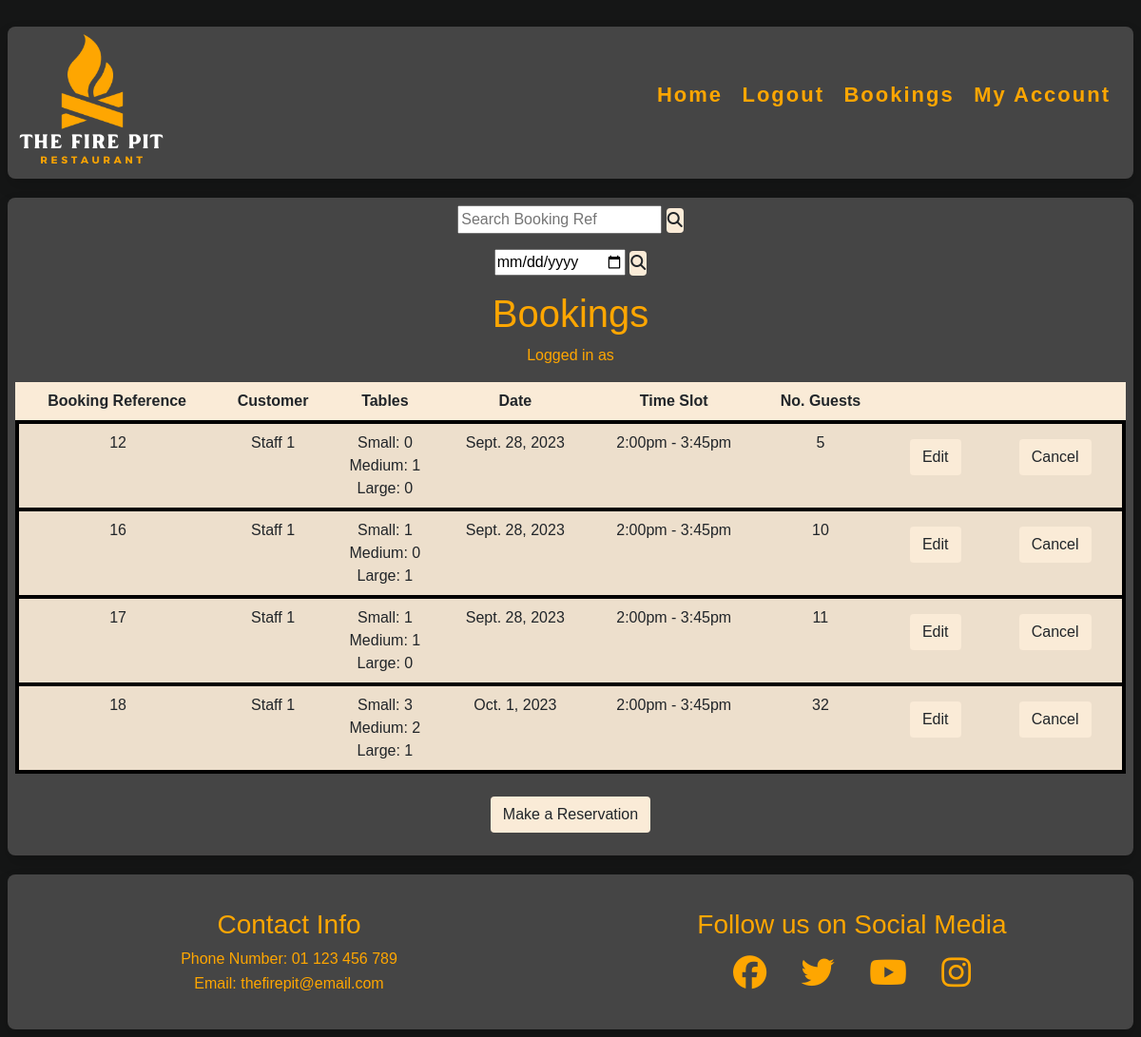
The page /booking/bookings (signed in) on the database its author committed.
### booking/models.py (models this page shows, shortened)
class Booking(models.Model):
    customer = models.ForeignKey(
        User, on_delete=models.CASCADE, related_name="customer")
    booking_name = models.CharField(max_length=25)
    tables_needed_small = models.IntegerField(default=0)
    tables_needed_medium = models.IntegerField(default=0)
    tables_needed_large = models.IntegerField(default=0)
    guest_count = models.IntegerField(default=2)
    booking_date = models.DateField()
    booking_time = models.IntegerField(choices=TIME_SLOTS, default=1)
    class Meta:
        ordering = ['booking_date', 'booking_time']

### booking/views.py (the view)
class booking_home_page(LoginRequiredMixin, ListView):
    model = Booking
    template_name = 'booking/booking_home.html'
    def get_queryset(self):
        if self.request.user.is_staff:
            search_booking_ref = self.request.GET.get('booking_reference')
            search_dates = self.request.GET.get('date')
            if search_booking_ref:
                return Booking.objects.filter(id=search_booking_ref)
            if search_dates:
                return Booking.objects.filter(booking_date=search_dates)
            return Booking.objects.filter(
                booking_date__gt=(date.today()-timedelta(days=1))
                )
        else:
            return Booking.objects.filter(
                customer=self.request.user,
                booking_date__gt=(date.today()-timedelta(days=1))
                )

### booking/templates/booking/booking_home.html (shortened to what this page needs)
{% extends "base.html" %}
{% load static %}
{% block content %}
<div class='content-block'>
    {% if request.user.is_staff %}
        <form method='GET' class="mb-3">
            <input type='text' name='booking_reference' value='{{ request.GET.booking_reference }}' autocomplete="off" aria-label="Search Booking by reference"
                placeholder="Search Booking Ref">
            <button class="btn p-0 search-btn" type='submit' value="Search Booking by ref" aria-label="Click to search by booking ref">
                <i class="fas fa-search"></i>
            </button>
        </form>
        <form method='GET' class="mb-3">
            <input type='date' name='date' value='{{ request.GET.date }}' autocomplete="off" aria-label="Search Bookings by date"
                placeholder="Search Booking Date">
            <button class="btn p-0 search-btn" type='submit' value="Search Booking by ref" aria-label="Click to search by date">
                <i class="fas fa-search"></i>
            </button>
        </form>
    {% endif %}
    <div>
        <h1 class="text-center">
            {% if request.user.is_staff %}
            Bookings
            {% else %}
            My Bookings
            {% endif %}
        </h1>
        <p>Logged in as {{user.first_name}} {{user.last_name}}</p>
        {% if object_list|length > 0 %}
            <table class="table table-striped table-hover">
                <thead>
                    <tr>
                        <th>Booking Reference</th>
                        {% if request.user.is_staff %}
                            <th>Customer</th>
                            <th>Tables</th>
                        {% else %}
                            <th>Booking Name</th>
                        {% endif %}
                        <th>Date</th>
                        <th>Time Slot</th>
                        <th>No. Guests</th>
                        <th><span class="sr-only">Edit Button Column</span></th>
                        <th><span class="sr-only">Delete Button Column</span></th>
                    </tr>
                </thead>
                {% for booking in object_list %}
                <tbody>
                    <tr>
                        <td>
                            {{ booking.pk }}
                        </td>
                        {% if request.user.is_staff %}
                            <td>
                                {{ booking.customer.first_name }} {{ booking.customer.last_name }}
                            </td>
                            <td class="tables">
                                <div class="tables_info">Small: {{ booking.tables_needed_small }}</div>
                                <div class="tables_info">Medium: {{ booking.tables_needed_medium }}</div>
                                <div class="tables_info">Large: {{ booking.tables_needed_large }}</div>
                            </td>
                        {% else %}
                            <td>
                                {{ booking.booking_name }}
                            </td>
                        {% endif %}
                        <td>
                            {{ booking.booking_date }}
                        </td>
                        <td>
                            {{ booking.get_booking_time_display }}
                        </td>
                        <td>
                            {{ booking.guest_count }}
                        </td>
                        <td>
                            <a href="{% url 'edit_booking' booking.id %}" class="btn m-2">Edit</a>
                        </td>
                        <td>
                            <a href="{% url 'delete_booking' booking.id %}" class="btn m-2">Cancel</a>
                        </td>
                    </tr>
                </tbody>
                {% endfor %}
            {% else %}
            <p>There are no bookings here</p>
            {% if request.user.is_staff %}
                <a href="{% url 'booking_home' %}">Reset</a>
            {% endif %}
            {% endif %}
        </table>
    </div>
    <div>
        <a href="{% url 'create_booking' %}" class="btn m-2">Make a Reservation</a>
    </div>
</div>
{%endblock%}

### templates/base.html (shortened to what this page needs)
{% load static %}
<!DOCTYPE html>
<html lang="en">
<head>
    {% block css %}
    <link href="https://cdn.jsdelivr.net/npm/bootstrap@5.0.2/dist/css/bootstrap.min.css" rel="stylesheet">
    <link rel="stylesheet" href="{% static 'css/style.css' %}">
    {% endblock %}
</head>
<body>
    {% include 'includes/header.html' %}
    <main>
        <div class="shadow">
        {% block content %}
        {% endblock content %}
        </div>
    </main>
    {% include 'includes/footer.html' %}
</body>
</html>

### templates/includes/header.html (shortened to what this page needs)
{% load static %}
<header class="shadow">
    <a href="{% url 'home' %}">
        <img src="{% static 'images/the_fire_pit_logo.png' %}" alt="The Fire Pit Logo" id="logo">
    </a>
    <nav id="menu">
        <ul>
            <li>
                <a href="{% url 'home' %}">Home</a>
            </li>
            {% if user.is_authenticated %}
            <li>
                <a href="{% url 'account_logout' %}">Logout</a>
            </li>
            <li>
                <a href="{% url 'booking_home' %}">{% if request.user.is_staff %}Bookings{% else %}My Bookings{% endif %}</a>
            </li>
            <li>
                <a href="{% url 'my_account' %}">My Account</a>
            </li>
            {% endif %}
        </ul>
    </nav>
</header>

### templates/includes/footer.html (shortened to what this page needs)
{% load static %}
<footer class="shadow">
    <div class="contact-info align-center">
        <h3>Contact Info</h3>
        <p>Phone Number: 01 123 456 789</p>
        <p>Email: thefirepit@email.com</p>
    </div>
    <div class="social-media align-center">
        <h3>Follow us on Social Media</h3>
        <ul>
            <li><a href="https://facebook.com" target="_blank" rel="noopener"
                    aria-label="Visit our Facebook page (opens a new tab)"><i class="fa-brands fa-facebook"></i></a>
            </li>
            <li><a href="https://twitter.com" target="_blank" rel="noopener"
                    aria-label="Visit our Twitter page (opens a new tab)"><i class="fa-brands fa-twitter"></i></a>
            </li>
            <li><a href="https://youtube.com" target="_blank" rel="noopener"
                    aria-label="Visit our youtube page (opens a new tab)"><i class="fa-brands fa-youtube"></i></a>
            </li>
            <li><a href="https://instagram.com" target="_blank" rel="noopener"
                    aria-label="Visit our Instagram page (opens a new tab)"><i class="fa-brands fa-instagram"></i></a>
            </li>
        </ul>
    </div>
</footer>

### static/css/style.css (style rules this page uses)
body { font-family: Nunito, sans-serif; font-weight: 300; background-color: #151616; color: #fea601; max-width: 1200px; padding: 8px; width: 100%; margin: auto; }
.align-center { text-align: center; }
.shadow { border-radius: 8px; box-shadow: 4px 4px; margin-top: 20px; background-color: #454545 }
header { display: flex; background-color: #454545; width: 100%; margin: auto; max-height: 160px; }
header ul { padding: 0; }
#logo { margin-left: 8px; max-height: 160px; }
#menu { text-align: right; display: flex; justify-content: flex-end; align-items: center; width: 100%; }
#menu li { display: block; height: 100%; margin: 20px 24px; letter-spacing: 2px; line-height: 16px; font-size: 22px; list-style-type: none; }
#menu a { text-decoration: none; color: #fea601; font-weight: bold; }
footer { display: flex; flex-direction: column; background-color: #151616; width: 100%; margin: auto; padding: 0 0 16px; }
footer h3 { margin-top: 6%; margin-bottom: 8px; }
footer ul { padding: 8px; }
.contact-info { color: #fea601; width: 100%; }
.contact-info p { margin: 2px; }
.social-media { color: #fea601; width: 100%; justify-content: center; }
.social-media li { padding: 16px; display: inline; }
.social-media i { font-size: 220%; text-decoration: none; color: #fea601; }
.content-block { width: 100%; padding: 8px; margin: auto; padding-bottom: 16px; text-align: center; }
ul { padding: 0; }
ul li { list-style-type: none; }
@media only screen and (min-width: 650px) { #menu li { display: inline-block; margin: 8px; } }
@media only screen and (min-width: 650px) { #menu ul { margin-right: 16px; } }
@media only screen and (min-width: 650px) { footer { display: flex; justify-content: space-between; flex-direction: row; } }
.btn { background-color: antiquewhite; }
table { background-color: antiquewhite; }
tbody { border: 4px #000000 solid; }

### rows shown on the page
Booking: pk "12", customer.first_name "Staff", customer.last_name "1", tables_needed_small "0", tables_needed_medium "1", tables_needed_large "0", booking_date "Sept. 28, 2023", booking_time "2:00pm - 3:45pm", guest_count "5"
Booking: pk "16", customer.first_name "Staff", customer.last_name "1", tables_needed_small "1", tables_needed_medium "0", tables_needed_large "1", booking_date "Sept. 28, 2023", booking_time "2:00pm - 3:45pm", guest_count "10"
Booking: pk "17", customer.first_name "Staff", customer.last_name "1", tables_needed_small "1", tables_needed_medium "1", tables_needed_large "0", booking_date "Sept. 28, 2023", booking_time "2:00pm - 3:45pm", guest_count "11"
Booking: pk "18", customer.first_name "Staff", customer.last_name "1", tables_needed_small "3", tables_needed_medium "2", tables_needed_large "1", booking_date "Oct. 1, 2023", booking_time "2:00pm - 3:45pm", guest_count "32"
